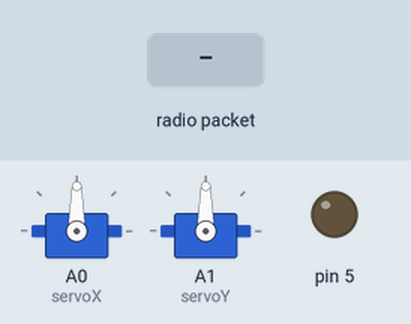
Simulated run of this sketch. Board: Arduino Uno, built with avr-gcc and run on an emulated ATmega328P. Parts: 2 × servo, output pins drawn as LEDs (lit = HIGH). The test bench sets the inputs (shaded band). No radio packets arrive unless stated; what the sketch prints to the serial monitor is not drawn.

Above: at 1.2 s.
1.3 s: radio packet "0" arrives
3.8 s: radio packet "2" arrives
Timing chart, 0 to 6.8 s (numbered marks = the images above; inputs shaded):
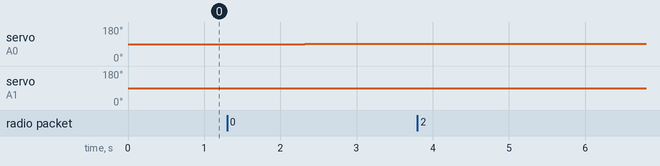

The sketch:

receveur.ino
```cpp
//Receiver
#include <LoRa.h>
#include <stdio.h>
#include <stdlib.h>
#include <string.h>
#include <Servo.h>


Servo servoX;
Servo servoY;

const size_t starti = 1;

int servoVal[2] = {90,90};
int joyVal [2] = {0, 0};
int wheelVal [2] = {0,0};

String LoRaData;
char * LoRaDataNew;


void setup() {
  servoX.write(90);
  servoY.write(90);
  servoX.attach(A0);
  servoY.attach(A1);
  pinMode(5,OUTPUT);
  Serial.begin(9600);
  while (!Serial);

  Serial.println("LoRa Receiver");

  if (!LoRa.begin(915E6)) {
    Serial.println("Starting LoRa failed!");
    while (1);
  }
    Serial.println("LoRa Initializing OK!");
}

void loop() {
  // try to parse packet
  int packetSize = LoRa.parsePacket();
  if (packetSize) {
    // received a packet
    Serial.print("Received packet '");
    // read packet
    while (LoRa.available()) {

      //Serial.println((char)LoRa.read());
      LoRaData = LoRa.readString();
      LoRaDataNew = LoRaData.c_str(); // on convertis le String en char *
      const size_t len = strlen(LoRaDataNew);
      char buffer[len + 1];
      String buffer_s;
      //Serial.println(LoRaDataNew);
      slice_str(LoRaDataNew, buffer,starti , len); // on coupe le premier chiffre du contenu reçu car il indique seulement ce a quoi la valeur correspond
      //Serial.print(buffer);
      // print RSSI of packet
      //Serial.print("' with RSSI ");
      //Serial.println(LoRa.packetRssi());


    int d = atoi(buffer);      //convertis char * en INT
    Serial.print("Int Value = ");
    Serial.println(d);
    Serial.println("");
    Serial.println(LoRaDataNew[0]);
    if (LoRaDataNew[0] == '0' or LoRaDataNew[0] == '1') // en utilisant les chiffre devant le contenu reçu on definit si la valeur est destiné aux roues ou aux servos
      {
        Serial.println("message for servo motors");
        setJoyVal(d,LoRaDataNew[0]);
        setServoVal();
      }
    else if (LoRaDataNew[0] == '2' or LoRaDataNew[0] == '3')
    {
      Serial.println("message for wheels");
      if (LoRaDataNew[0] == '2'){wheelVal[0] = buffer;}
      else {wheelVal[1] = buffer;}
      Serial.write(setWheels(wheelVal[0],wheelVal[1]),5);// on envoi les données a la voiture
    }
    }
  }
}

char * setWheels(int x, int y) // renvoi un char * en fonction de quelle action la voiture doit faire
{
  if (y > 600){return "right";}
  else if (y < 400){return "right";}
  else if (x < 400){return "advance";}
  else if (x > 600){return "back";}
  else{return "stop";}
}


void slice_str(const char * str, char * buffer, size_t start, size_t end) //slice un char *
{
    size_t j = 0;
    for ( size_t i = start; i <= end; ++i ) {
        buffer[j++] = str[i];
    }
    buffer[j] = 0;
}

void setJoyVal(int buff, int servo) // donne la valeur aux joysticks fictifs
  {
    joyVal[servo] = buff;

  }


void setServoVal()//prends les valeurs des joysticks fictifs et modifie la valeur des servos
  {
    if (joyVal[0] > 530)
      {
        if (!(servoVal[0] <= 0))
          {servoVal[0] = servoVal[0] - 2;}
      }
    else if (joyVal[0] < 500)
      {
        if (!(servoVal[0] >= 180))
          {servoVal[0] = servoVal[0] + 2;}
      }
    if (joyVal[1] > 530)
      {
        if (!(servoVal[1] >= 180))
          {servoVal[1] = servoVal[1] + 2;}
      }
    else if (joyVal[1] < 500)
      {
        if (!(servoVal[1] <= 0))
          {servoVal[1] = servoVal[1] - 2;}
      }
    map(servoVal[0], -1000, 1000,0,180);
    map(servoVal[1], -1000, 1000,0,180);
    Serial.print("servo value X: ");
    Serial.println(servoVal[0]);
    Serial.print("servo value Y: ");
    Serial.println(servoVal[1]);
    servoX.write(servoVal[0]);
    servoY.write(servoVal[1]);
  }
```

Measured:
- after the input at 1.3 s, servo on A0 (servoX): 90° → 92° after 1.0 s; servo on A1 (servoY): 90° → 88° after 1.0 s
- after the input at 3.8 s, every drawn part: stays the same
